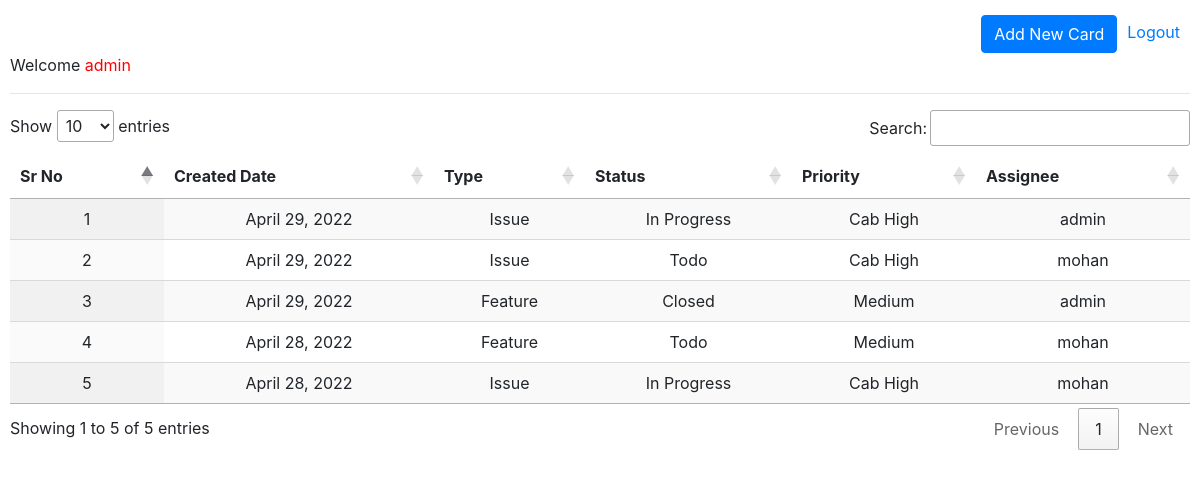
The app's page / (signed in) with its own data.
### home/models.py (models this page shows)
class Card(models.Model):
    created_date = models.DateField(auto_now_add=True)
    type = models.SmallIntegerField(choices=Type.CHOICES,null=False,blank=False)
    priority = models.SmallIntegerField(choices=Priority.CHOICES,null=False,blank=False)
    status = models.SmallIntegerField(choices=Status.CHOICES,null=False,blank=False)
    assignee = models.ForeignKey(User,on_delete=models.DO_NOTHING)

### home/views.py (the view)
# urls.py: 2. Add a URL to urlpatterns:  path('', views.home, name='home')
@login_required(login_url='/login')
def home(request):
    ctx={}
    card_obj = Card.objects.all().order_by("-id")
    ctx['card_obj']=card_obj
    type = Type.CHOICES
    ctx['type'] = type
    priority = Priority.CHOICES
    ctx['priority'] = priority
    status = Status.CHOICES
    ctx['status'] = status
    user_obj = User.objects.all()
    ctx['user_obj']=user_obj
    return render(request,'dashboard.html',ctx)

### templates/dashboard.html (shortened to what this page needs)
<!doctype html>
{% load static %}
<html lang="en">
  <head>
        <link rel="stylesheet" href="https://cdn.datatables.net/1.10.12/css/jquery.dataTables.min.css" />
        <link rel="stylesheet" href="https://cdn.datatables.net/buttons/1.2.1/css/buttons.dataTables.min.css" />
        <link rel="stylesheet" href="https://cdn.jsdelivr.net/npm/bootstrap@4.6.1/dist/css/bootstrap.min.css">
  </head>
  <body class="bck">
        <div class="indiv">
            <div style="display: flex;justify-content: flex-end;">
                <button type="button" class="btn btn-primary" data-toggle="modal" data-target="#exampleModal">Add New Card</button>
                <a href="/logout" class="myButton logout" style="margin-left: 10px;margin-top: 5px;margin-right: 10px;text-decoration: none;" >Logout</a>
            </div>
            <p> Welcome <span style="color:red;"> {{request.user.username}} </span> </p>
        </div>
        <hr>
      <table id="example" class="display"cellspacing="0" width="100%">
        <thead>
            <tr>
                <th>Sr No</th>
                <th>Created Date</th>
                <th>Type</th>
                <th>Status</th>
                <th>Priority</th>
                <th>Assignee</th>
            </tr>
        </thead>
        <tbody>
          {% for i in card_obj %}
            <tr>
              <td>{{forloop.counter}}</td>
              <td>{{i.created_date}}</td>
              <td>{{i.get_type_display}}</td>
              <td>{{i.get_status_display}}</td>
              <td>{{i.get_priority_display}}</td>
              <td>{{i.assignee}}</td>
            </tr>
          {% endfor %}
        </tbody>
    </table>
  </body>
</html>

### templates/dashboard.html (style rules this page uses)
td { text-align: center; }
body { margin: 0; padding: 0px 10px 0px 10px; }
.indiv { margin-top: 15px; }

### records on screen
Card: created_date "April 29, 2022", type "Issue", status "In Progress", priority "Cab High", assignee "admin"
Card: created_date "April 29, 2022", type "Issue", status "Todo", priority "Cab High", assignee "mohan"
Card: created_date "April 29, 2022", type "Feature", status "Closed", priority "Medium", assignee "admin"
Card: created_date "April 28, 2022", type "Feature", status "Todo", priority "Medium", assignee "mohan"
Card: created_date "April 28, 2022", type "Issue", status "In Progress", priority "Cab High", assignee "mohan"

### other values on screen
{{ request.user.username }} "admin"
